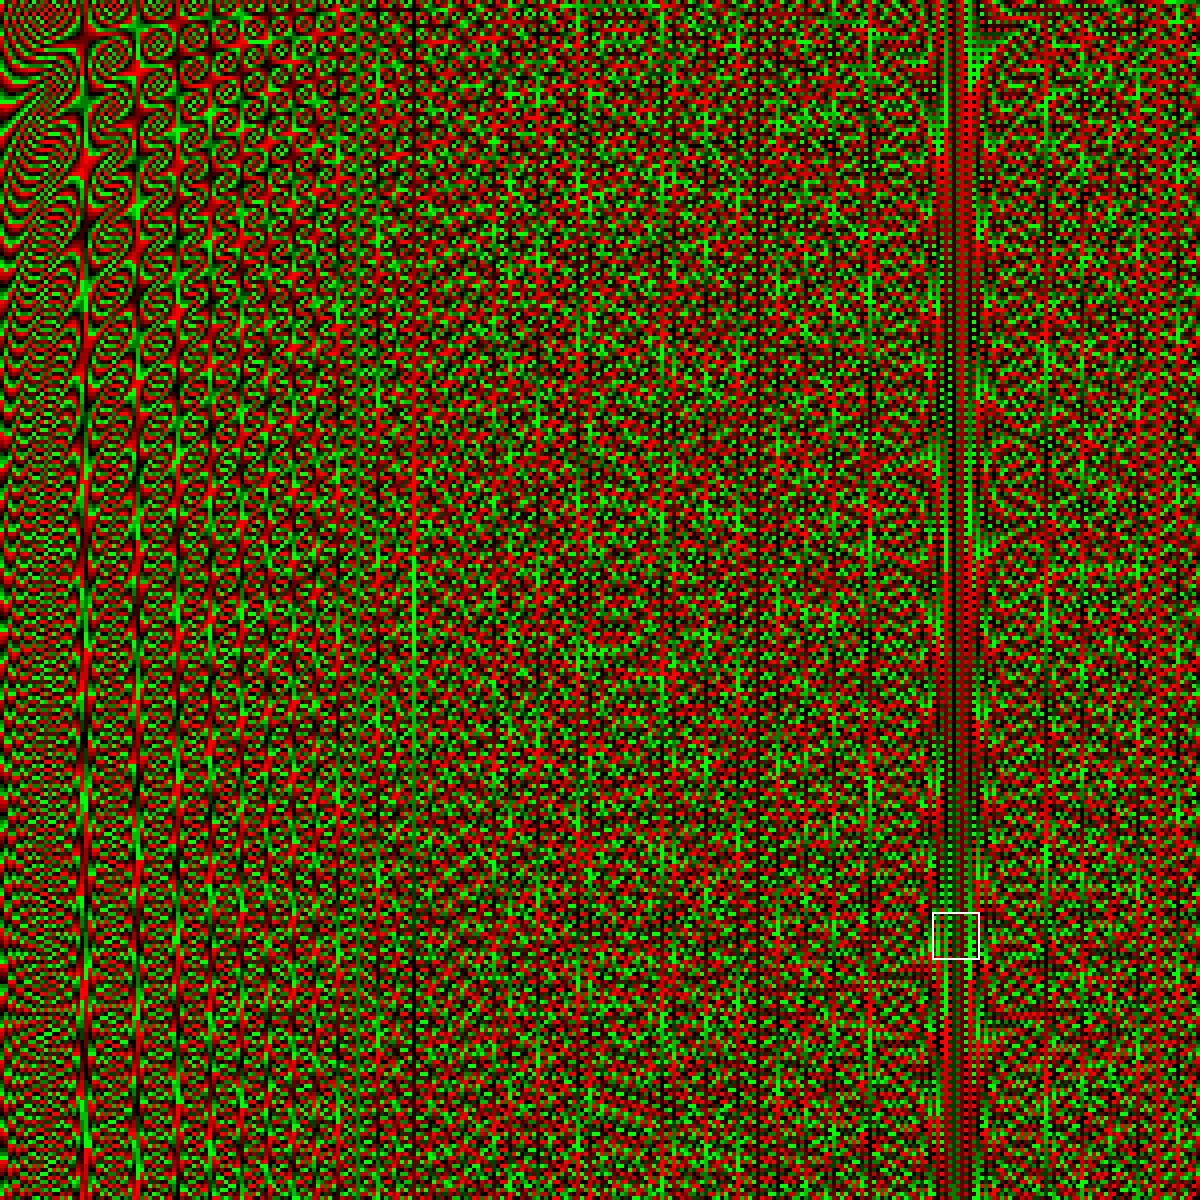

Recreate this plot in Python.
from PIL import Image, ImageDraw


img = Image.new('RGB', (300,300))
flat = []
with open('cells.txt', 'r') as cells:
    for line in cells:
        for c in map(int, line.split()):
            if c < 0:
                flat.append((c * -51, 0, 0))
            else:
                flat.append((0, int(c * 63.75), 0))

print(min(flat))
print(max(flat))
img.putdata(flat)

img = img.resize((600,600))

win = list(map(lambda c: c * 2, [233,228,12]))
winRect = [win[0], win[1], win[0] + win[2] - 1, win[1] + win[2] - 1]
imgdraw = ImageDraw.Draw(img)
imgdraw.rectangle(winRect, outline='white')

img = img.resize((1200,1200))
img.save('cells.png')
img.show()